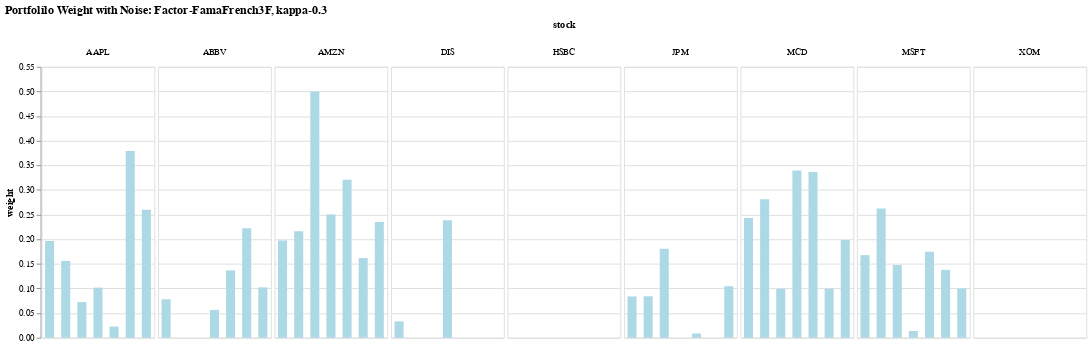
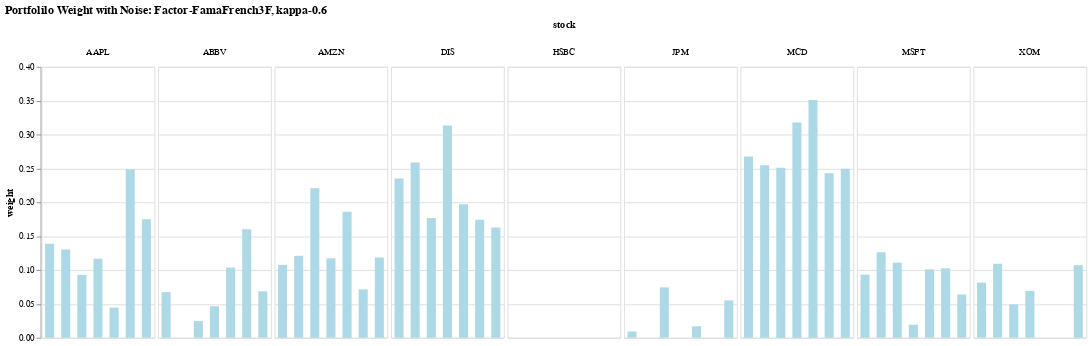
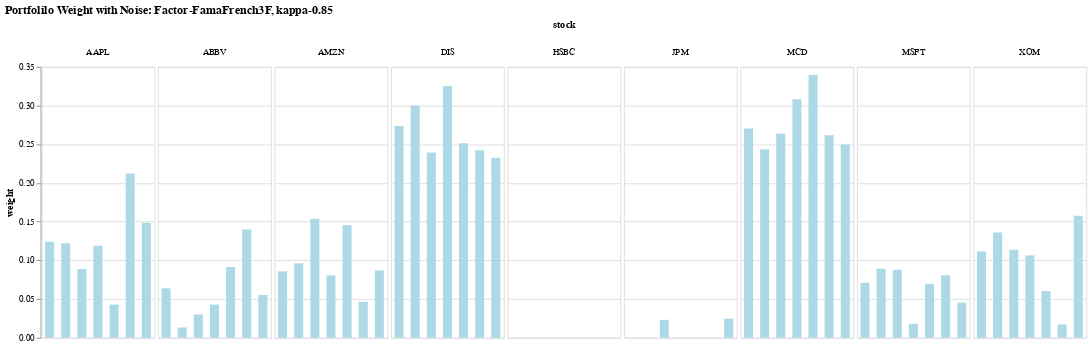

Notebook code cell kept with these figures, in order:
### Code cell
#fama_french_3F with noise

note_method = 'FamaFrench3F'
color = 'lightblue'
mu = X.mean(axis=0)
Sigma = fama_french_3F(X_trn)

for kappa in kappa_vals:
    ref = (note_method, kappa)
    add_noise(mu, Sigma, dict_track[ref], kappa, color, note_method)

### Figure 1 — Vega-Lite specification as saved in the notebook (floating-point values rounded to 4 significant figures)
{"config": {"view": {"continuousWidth": 300, "continuousHeight": 300}}, "data": {"name": "data-945ef9e1ba2baf10f4d77e061779c60a"}, "mark": {"type": "bar", "color": "lightblue", "size": 10}, "encoding": {"column": {"field": "stock", "spacing": 2, "type": "nominal"}, "x": {"axis": null, "field": "run", "type": "ordinal"}, "y": {"field": "weight", "type": "quantitative"}}, "title": "Portfolilo Weight with Noise: Factor-FamaFrench3F, kappa-0.3", "width": 125, "$schema": "https://vega.github.io/schema/vega-lite/v5.17.0.json", "datasets": {"data-945ef9e1ba2baf10f4d77e061779c60a": [{"stock": "AAPL", "run": 0, "weight": 0.1964}, {"stock": "ABBV", "run": 0, "weight": 0.07808}, {"stock": "AMZN", "run": 0, "weight": 0.1976}, {"stock": "DIS", "run": 0, "weight": 0.03311}, {"stock": "HSBC", "run": 0, "weight": 1.111e-08}, {"stock": "JPM", "run": 0, "weight": 0.08385}, {"stock": "MCD", "run": 0, "weight": 0.2432}, {"stock": "MSFT", "run": 0, "weight": 0.1677}, {"stock": "XOM", "run": 0, "weight": 3.762e-09}, {"stock": "AAPL", "run": 1, "weight": 0.1559}, {"stock": "ABBV", "run": 1, "weight": 8.229e-09}, {"stock": "AMZN", "run": 1, "weight": 0.2161}, {"stock": "DIS", "run": 1, "weight": 2.549e-07}, {"stock": "HSBC", "run": 1, "weight": 1.041e-08}, {"stock": "JPM", "run": 1, "weight": 0.08417}, {"stock": "MCD", "run": 1, "weight": 0.2813}, {"stock": "MSFT", "run": 1, "weight": 0.2626}, {"stock": "XOM", "run": 1, "weight": 3.111e-08}, {"stock": "AAPL", "run": 2, "weight": 0.07235}, {"stock": "ABBV", "run": 2, "weight": 1.283e-07}, {"stock": "AMZN", "run": 2, "weight": 0.5001}, {"stock": "DIS", "run": 2, "weight": 2.24e-08}, {"stock": "HSBC", "run": 2, "weight": 1.045e-08}, {"stock": "JPM", "run": 2, "weight": 0.1807}, {"stock": "MCD", "run": 2, "weight": 0.09933}, {"stock": "MSFT", "run": 2, "weight": 0.1475}, {"stock": "XOM", "run": 2, "weight": 1.279e-08}, {"stock": "AAPL", "run": 3, "weight": 0.1017}, {"stock": "ABBV", "run": 3, "weight": 0.05651}, {"stock": "AMZN", "run": 3, "weight": 0.2502}, {"stock": "DIS", "run": 3, "weight": 0.2385}, {"stock": "HSBC", "run": 3, "weight": 1.168e-08}, {"stock": "JPM", "run": 3, "weight": 7.813e-08}, {"stock": "MCD", "run": 3, "weight": 0.3396}, {"stock": "MSFT", "run": 3, "weight": 0.0136}, {"stock": "XOM", "run": 3, "weight": 4.051e-08}, {"stock": "AAPL", "run": 4, "weight": 0.02266}, {"stock": "ABBV", "run": 4, "weight": 0.1366}, {"stock": "AMZN", "run": 4, "weight": 0.3209}, {"stock": "DIS", "run": 4, "weight": 1.045e-07}, {"stock": "HSBC", "run": 4, "weight": 4.54e-08}, {"stock": "JPM", "run": 4, "weight": 0.008556}, {"stock": "MCD", "run": 4, "weight": 0.3366}, {"stock": "MSFT", "run": 4, "weight": 0.1747}, {"stock": "XOM", "run": 4, "weight": 1.485e-08}, {"stock": "AAPL", "run": 5, "weight": 0.379}, {"stock": "ABBV", "run": 5, "weight": 0.2222}, {"stock": "AMZN", "run": 5, "weight": 0.1617}, {"stock": "DIS", "run": 5, "weight": 7.584e-09}, {"stock": "HSBC", "run": 5, "weight": 2.442e-09}, {"stock": "JPM", "run": 5, "weight": 1.045e-08}, {"stock": "MCD", "run": 5, "weight": 0.09948}, {"stock": "MSFT", "run": 5, "weight": 0.1376}, {"stock": "XOM", "run": 5, "weight": 1.735e-09}, {"stock": "AAPL", "run": 6, "weight": 0.26}, {"stock": "ABBV", "run": 6, "weight": 0.1022}, {"stock": "AMZN", "run": 6, "weight": 0.235}, {"stock": "DIS", "run": 6, "weight": 5.573e-09}, {"stock": "HSBC", "run": 6, "weight": 1.918e-08}, {"stock": "JPM", "run": 6, "weight": 0.1046}, {"stock": "MCD", "run": 6, "weight": 0.1982}, {"stock": "MSFT", "run": 6, "weight": 0.1001}, {"stock": "XOM", "run": 6, "weight": 4.999e-09}]}}

### Figure 2 — Vega-Lite specification as saved in the notebook (floating-point values rounded to 4 significant figures)
{"config": {"view": {"continuousWidth": 300, "continuousHeight": 300}}, "data": {"name": "data-65cb69255b953c158b7a667e86a43b20"}, "mark": {"type": "bar", "color": "lightblue", "size": 10}, "encoding": {"column": {"field": "stock", "spacing": 2, "type": "nominal"}, "x": {"axis": null, "field": "run", "type": "ordinal"}, "y": {"field": "weight", "type": "quantitative"}}, "title": "Portfolilo Weight with Noise: Factor-FamaFrench3F, kappa-0.6", "width": 125, "$schema": "https://vega.github.io/schema/vega-lite/v5.17.0.json", "datasets": {"data-65cb69255b953c158b7a667e86a43b20": [{"stock": "AAPL", "run": 0, "weight": 0.1388}, {"stock": "ABBV", "run": 0, "weight": 0.06731}, {"stock": "AMZN", "run": 0, "weight": 0.1075}, {"stock": "DIS", "run": 0, "weight": 0.235}, {"stock": "HSBC", "run": 0, "weight": 4.933e-08}, {"stock": "JPM", "run": 0, "weight": 0.009217}, {"stock": "MCD", "run": 0, "weight": 0.2677}, {"stock": "MSFT", "run": 0, "weight": 0.09312}, {"stock": "XOM", "run": 0, "weight": 0.08142}, {"stock": "AAPL", "run": 1, "weight": 0.1302}, {"stock": "ABBV", "run": 1, "weight": 2.478e-07}, {"stock": "AMZN", "run": 1, "weight": 0.1209}, {"stock": "DIS", "run": 1, "weight": 0.2587}, {"stock": "HSBC", "run": 1, "weight": 1.465e-08}, {"stock": "JPM", "run": 1, "weight": 8.937e-08}, {"stock": "MCD", "run": 1, "weight": 0.2546}, {"stock": "MSFT", "run": 1, "weight": 0.1264}, {"stock": "XOM", "run": 1, "weight": 0.1092}, {"stock": "AAPL", "run": 2, "weight": 0.09286}, {"stock": "ABBV", "run": 2, "weight": 0.02452}, {"stock": "AMZN", "run": 2, "weight": 0.2207}, {"stock": "DIS", "run": 2, "weight": 0.1766}, {"stock": "HSBC", "run": 2, "weight": 3.847e-10}, {"stock": "JPM", "run": 2, "weight": 0.07441}, {"stock": "MCD", "run": 2, "weight": 0.2509}, {"stock": "MSFT", "run": 2, "weight": 0.1108}, {"stock": "XOM", "run": 2, "weight": 0.04912}, {"stock": "AAPL", "run": 3, "weight": 0.1166}, {"stock": "ABBV", "run": 3, "weight": 0.04651}, {"stock": "AMZN", "run": 3, "weight": 0.1173}, {"stock": "DIS", "run": 3, "weight": 0.3132}, {"stock": "HSBC", "run": 3, "weight": 1.104e-09}, {"stock": "JPM", "run": 3, "weight": 4.134e-09}, {"stock": "MCD", "run": 3, "weight": 0.3179}, {"stock": "MSFT", "run": 3, "weight": 0.01922}, {"stock": "XOM", "run": 3, "weight": 0.06916}, {"stock": "AAPL", "run": 4, "weight": 0.04448}, {"stock": "ABBV", "run": 4, "weight": 0.1036}, {"stock": "AMZN", "run": 4, "weight": 0.186}, {"stock": "DIS", "run": 4, "weight": 0.1971}, {"stock": "HSBC", "run": 4, "weight": 7.405e-09}, {"stock": "JPM", "run": 4, "weight": 0.01689}, {"stock": "MCD", "run": 4, "weight": 0.3511}, {"stock": "MSFT", "run": 4, "weight": 0.1009}, {"stock": "XOM", "run": 4, "weight": 6.654e-08}, {"stock": "AAPL", "run": 5, "weight": 0.2487}, {"stock": "ABBV", "run": 5, "weight": 0.1603}, {"stock": "AMZN", "run": 5, "weight": 0.07141}, {"stock": "DIS", "run": 5, "weight": 0.1741}, {"stock": "HSBC", "run": 5, "weight": 3.829e-10}, {"stock": "JPM", "run": 5, "weight": 4.105e-09}, {"stock": "MCD", "run": 5, "weight": 0.243}, {"stock": "MSFT", "run": 5, "weight": 0.1024}, {"stock": "XOM", "run": 5, "weight": 8.481e-10}, {"stock": "AAPL", "run": 6, "weight": 0.175}, {"stock": "ABBV", "run": 6, "weight": 0.06845}, {"stock": "AMZN", "run": 6, "weight": 0.1185}, {"stock": "DIS", "run": 6, "weight": 0.1626}, {"stock": "HSBC", "run": 6, "weight": 2.928e-08}, {"stock": "JPM", "run": 6, "weight": 0.05512}, {"stock": "MCD", "run": 6, "weight": 0.2495}, {"stock": "MSFT", "run": 6, "weight": 0.06379}, {"stock": "XOM", "run": 6, "weight": 0.107}]}}

### Figure 3 — Vega-Lite specification as saved in the notebook (floating-point values rounded to 4 significant figures)
{"config": {"view": {"continuousWidth": 300, "continuousHeight": 300}}, "data": {"name": "data-2a46733c603ba17d8ff7b738baeb77e9"}, "mark": {"type": "bar", "color": "lightblue", "size": 10}, "encoding": {"column": {"field": "stock", "spacing": 2, "type": "nominal"}, "x": {"axis": null, "field": "run", "type": "ordinal"}, "y": {"field": "weight", "type": "quantitative"}}, "title": "Portfolilo Weight with Noise: Factor-FamaFrench3F, kappa-0.85", "width": 125, "$schema": "https://vega.github.io/schema/vega-lite/v5.17.0.json", "datasets": {"data-2a46733c603ba17d8ff7b738baeb77e9": [{"stock": "AAPL", "run": 0, "weight": 0.124}, {"stock": "ABBV", "run": 0, "weight": 0.06377}, {"stock": "AMZN", "run": 0, "weight": 0.08571}, {"stock": "DIS", "run": 0, "weight": 0.2736}, {"stock": "HSBC", "run": 0, "weight": 2.263e-08}, {"stock": "JPM", "run": 0, "weight": 7.189e-08}, {"stock": "MCD", "run": 0, "weight": 0.2704}, {"stock": "MSFT", "run": 0, "weight": 0.07096}, {"stock": "XOM", "run": 0, "weight": 0.1116}, {"stock": "AAPL", "run": 1, "weight": 0.122}, {"stock": "ABBV", "run": 1, "weight": 0.01322}, {"stock": "AMZN", "run": 1, "weight": 0.09607}, {"stock": "DIS", "run": 1, "weight": 0.3001}, {"stock": "HSBC", "run": 1, "weight": 7.071e-09}, {"stock": "JPM", "run": 1, "weight": 1.285e-08}, {"stock": "MCD", "run": 1, "weight": 0.2434}, {"stock": "MSFT", "run": 1, "weight": 0.08908}, {"stock": "XOM", "run": 1, "weight": 0.1361}, {"stock": "AAPL", "run": 2, "weight": 0.08875}, {"stock": "ABBV", "run": 2, "weight": 0.03005}, {"stock": "AMZN", "run": 2, "weight": 0.1536}, {"stock": "DIS", "run": 2, "weight": 0.2395}, {"stock": "HSBC", "run": 2, "weight": 9.236e-10}, {"stock": "JPM", "run": 2, "weight": 0.02316}, {"stock": "MCD", "run": 2, "weight": 0.2634}, {"stock": "MSFT", "run": 2, "weight": 0.08783}, {"stock": "XOM", "run": 2, "weight": 0.1137}, {"stock": "AAPL", "run": 3, "weight": 0.1188}, {"stock": "ABBV", "run": 3, "weight": 0.0428}, {"stock": "AMZN", "run": 3, "weight": 0.0805}, {"stock": "DIS", "run": 3, "weight": 0.3253}, {"stock": "HSBC", "run": 3, "weight": 2.936e-10}, {"stock": "JPM", "run": 3, "weight": 9.935e-10}, {"stock": "MCD", "run": 3, "weight": 0.3082}, {"stock": "MSFT", "run": 3, "weight": 0.01802}, {"stock": "XOM", "run": 3, "weight": 0.1064}, {"stock": "AAPL", "run": 4, "weight": 0.04284}, {"stock": "ABBV", "run": 4, "weight": 0.09136}, {"stock": "AMZN", "run": 4, "weight": 0.1454}, {"stock": "DIS", "run": 4, "weight": 0.2511}, {"stock": "HSBC", "run": 4, "weight": 4.987e-09}, {"stock": "JPM", "run": 4, "weight": 7.156e-08}, {"stock": "MCD", "run": 4, "weight": 0.3394}, {"stock": "MSFT", "run": 4, "weight": 0.06961}, {"stock": "XOM", "run": 4, "weight": 0.06017}, {"stock": "AAPL", "run": 5, "weight": 0.2123}, {"stock": "ABBV", "run": 5, "weight": 0.1399}, {"stock": "AMZN", "run": 5, "weight": 0.04641}, {"stock": "DIS", "run": 5, "weight": 0.2421}, {"stock": "HSBC", "run": 5, "weight": 1.427e-09}, {"stock": "JPM", "run": 5, "weight": 5.717e-09}, {"stock": "MCD", "run": 5, "weight": 0.2615}, {"stock": "MSFT", "run": 5, "weight": 0.08076}, {"stock": "XOM", "run": 5, "weight": 0.01713}, {"stock": "AAPL", "run": 6, "weight": 0.1484}, {"stock": "ABBV", "run": 6, "weight": 0.05526}, {"stock": "AMZN", "run": 6, "weight": 0.08701}, {"stock": "DIS", "run": 6, "weight": 0.2325}, {"stock": "HSBC", "run": 6, "weight": 3.03e-08}, {"stock": "JPM", "run": 6, "weight": 0.02451}, {"stock": "MCD", "run": 6, "weight": 0.2495}, {"stock": "MSFT", "run": 6, "weight": 0.0453}, {"stock": "XOM", "run": 6, "weight": 0.1575}]}}
